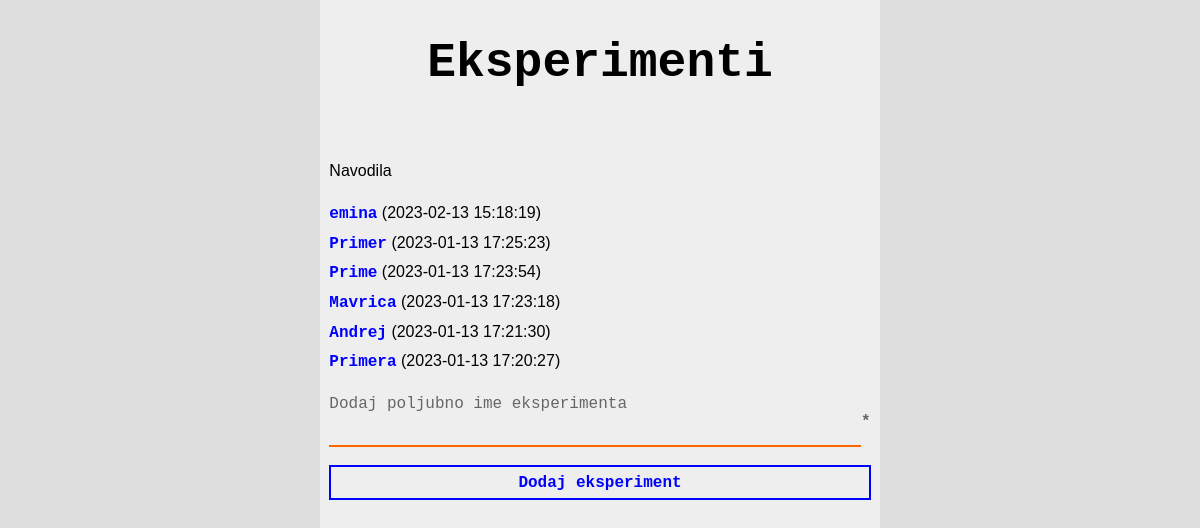
Screenshot of /eksperimenti with the database file from the repository.
### tables this page shows
CREATE TABLE eksperimenti ( 
	id                   INTEGER NOT NULL  PRIMARY KEY AUTOINCREMENT ,
	ime                  VARCHAR(255)     ,
	start                DATETIME  DEFAULT '0000-00-00 00:00:00'   ,
	stop                 DATETIME  DEFAULT '0000-00-00 00:00:00'   ,
	timestamp            DATETIME  DEFAULT CURRENT_TIMESTAMP   ,
	FOREIGN KEY ( id ) REFERENCES konfiguracija( eid )  
 );

### streznik.py (the view, shortened to what this page needs)
@app.route('/eksperimenti', methods=['GET', 'POST'])
def eksperimenti():
    conn = sqlite3.connect('mydatabase.db')
    c = conn.cursor()
    c.execute("SELECT id, ime, timestamp FROM eksperimenti ORDER BY timestamp DESC")
    data = c.fetchall()
    conn.close()
    return render_template('eksperimenti.html', data=data)

### streznik.py (called while the page is built)
@app.after_request
def add_header(response):
    response.headers['Access-Control-Allow-Origin'] = '*'
    return response

### templates/eksperimenti.html (shortened to what this page needs)
<!DOCTYPE html>
<html lang="en">
<head>
  <link rel="stylesheet" type="text/css" href="/static/style.css" />
</head>
<body>
  <div class="header">
    <h1>Eksperimenti</h1>
  </div>
  <div class="section">
  <p>Navodila</p>
  <ul>
  {% for d in data %}
    <li><a href="eksperiment/{{ d[0] }}">{{ d[1] }}</a> ({{ d[2] }})</li>
  {% endfor %}
  </ul>
  <form id="form" action="/eksperimenti" method="post" accept-charset="utf-8" autocomplete="on">
    <p>
      <label for="ime">Dodaj poljubno ime eksperimenta</label>
      <span class="required"><input id="ime" autocomplete="name" type="text" name="ime" maxlength="100" pattern="[\s]*[\S]+.*" required /></span>
    </p>
    <p class="submit">
    <span><button id="submit" type="submit">Dodaj eksperiment</button></span>
    </p>
  </form>
  </div>
</body>
</html>

### static/style.css (style rules this page uses)
:root { --one-color: #0000FF; --alt-color: #00CCFF; --non-color: #666666; --err-color: #FF6600; --gnd-color: #EEEEEE; --off-color: #DDDDDD; }
html { margin:0; padding:0; background:var(--off-color); }
body { margin:0; padding:0; font-family:sans-serif; font-size:12pt; background:var(--gnd-color); width:100%; max-width:420pt; margin-left:auto; margin-right:auto; }
a { color:var(--one-color); text-decoration:none; outline:0; font-weight:bold; font-family:monospace; }
div.header { padding:20pt 0; max-width:100%; }
div.section { padding:20pt 0; max-width:100%; }
p, ul, h1, h2 { margin:0!important; padding:7pt 7pt; display:block; }
ol, ul, dl { list-style-type:none; }
li { padding:4pt 0; }
h1, h2 { margin-bottom:20pt; font-weight: bold; text-align:center; font-family:monospace; }
h1 { color:#000000; font-size:3em; }
form * { font-family:monospace; }
form p span { display:flex; margin:0; width:100%; }
p span.required::after { content: "*"; color:var(--non-color); font-weight:bold; font-family:monospace; }
form p label { color:var(--non-color); }
form p input, form p button, form p select { padding:5pt; border:0; border-bottom:var(--non-color) solid 2pt; background:transparent; flex:1; outline:0; font-family:monospace; font-size:12pt; font-weight:bold; }
form p input:invalid { border-color:var(--err-color); }
form p.submit button { border:var(--one-color) solid 2pt; color:var(--one-color); font-weight:bold; }

### rows the page displays
eksperimenti: ime "emina", timestamp "2023-02-13 15:18:19"
eksperimenti: ime "Primer", timestamp "2023-01-13 17:25:23"
eksperimenti: ime "Prime", timestamp "2023-01-13 17:23:54"
eksperimenti: ime "Mavrica", timestamp "2023-01-13 17:23:18"
eksperimenti: ime "Andrej", timestamp "2023-01-13 17:21:30"
eksperimenti: ime "Primera", timestamp "2023-01-13 17:20:27"
